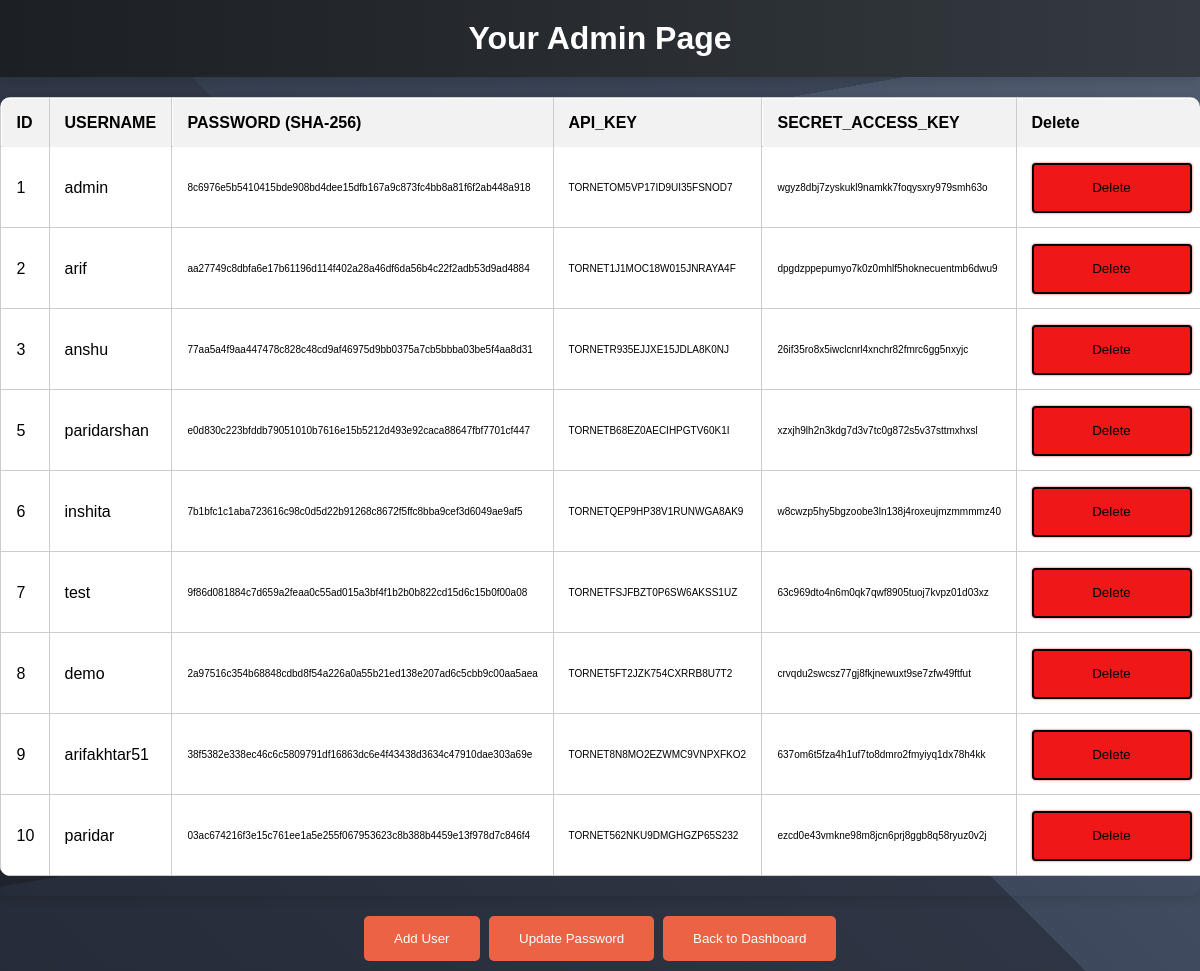
Screenshot of /users (signed in) with the database file from the repository.
### app.py (models this page shows, shortened)
class User(UserMixin, db.Model):
    id = db.Column(db.Integer, primary_key=True)
    username = db.Column(db.String(64), unique=True, nullable=False)
    password = db.Column(db.String(128), nullable=False)
    api_key = db.Column(db.String(64), unique=True, nullable=False)
    secret_access_key = db.Column(db.String(64),unique=True,nullable=True)

### app.py (the view)
@app.route('/users', methods=['GET'])
@login_required
def users():
    if request.method == 'GET':
        if current_user.username != 'admin':
            return redirect(url_for('unauthorize'))
    users = User.query.all()
    return render_template('users.html', users=users)

### app.py (called while the page is built)
@login_manager.user_loader
def load_user(user_id):
    return User.query.get(int(user_id))

### templates/users.html (shortened to what this page needs)
    <!DOCTYPE html>
<html lang="en">
<head>
</head>
<body>
  <div class="admin-heading">
    <h1>Your Admin Page</h1>
  </div>
  <div class="admin-table">
    <table>
      <thead>
        <tr>
          <th>ID</th>
          <th>USERNAME</th>
          <th>PASSWORD (SHA-256)</th>
          <th>API_KEY</th>
          <th>SECRET_ACCESS_KEY</th>
          <th>Delete</th>
        </tr>
      </thead>
      <tbody>
        {% for user in users %}
          <tr>
            <td>{{ user.id }}</td>
            <td>{{ user.username }}</td>
            <td style="font-size: 10px;">{{ user.password }}</td>
            <td style="font-size: 10px;">{{ user.api_key }}</td>
            <td style="font-size: 10px;">{{ user.secret_access_key }}</td>
            <td>
              <form action="{{ url_for('delete_user', user_id=user.id) }}" method="post">
                <input type="submit" value="Delete" class="maxbutton">
              </form>
            </td>
          </tr>
        {% endfor %}
      </tbody>
    </table>
  </div>
  <div class="admin-buttons">
    <a href="/add_user"><button>Add User</button></a>&nbsp;
    <a href="/update_password"><button>Update Password</button></a>&nbsp;
    <a href="/dashboard"><button>Back to Dashboard</button></a>
  </div>
</body>
</html>

### templates/users.html (style rules this page uses)
body { background-color: #f8f8f8; font-family: 'Arial', sans-serif; margin: 0; padding: 0; min-height: 100%; position: relative; padding-bottom: 3rem; margin: 0; padding: 0; text-align: center; width: 100%; background: linear-gradient(170deg, rgba(49, 57, 73, 0.8) 20%, rgba(49, 57, 73, 0.5) 20%, rgba(49, 57, 73, 0.5) 35%, rgba(41, 48, 61, 0.6) 35%, rgba(41, 48, 61, 0.8) 45%, rgba(31, 36, 46, 0.5) 45%, rgba(31, 36, 46, 0.8) 75%, rgba(49, 57, 73, 0.5) 75%), linear-gradient(45deg, rgba(20, 24, 31, 0.8) 0%, rgba(41, 48, 61, 0.8) 50%, rgba(82, 95, 122, 0.8) 50%, rgba(133, 146, 173, 0.8) 100%) #313949; font-family: 'Lucida Sans', 'Lucida Sans Regular', 'Lucida Grande', 'Lucida Sans Unicode', Geneva, Verdana, sans-serif; }
.admin-heading { background: linear-gradient(to right, #343a40, #1c1f23); color: white; padding: 20px; text-align: center; box-shadow: 0 4px 8px rgba(0, 0, 0, 0.1); transition: background 0.3s ease; transform: perspective(1px) translateZ(0); }
h1 { margin: 0; font-size: 2em; }
.admin-table { margin-top: 20px; overflow-x: auto; box-shadow: 0 4px 8px rgba(0, 0, 0, 0.1); border-radius: 10px; }
table { width: 100%; border-collapse: collapse; margin-bottom: 20px; background-color: #fff; border-radius: 10px; overflow: hidden; transform: perspective(1px) translateZ(0); }
th, td { padding: 15px; border: 1px solid #ccc; text-align: left; transition: background-color 0.3s ease; transform: perspective(1px) translateZ(0); }
th { background-color: #f2f2f2; font-weight: 600; }
.admin-buttons { margin-top: 20px; text-align: center; transform: perspective(1px) translateZ(0); }
a { text-decoration: none; }
.admin-buttons a { display: inline-block; margin-bottom: 10px; }
button { padding: 15px 30px; background-color: #EC6244; color: white; border: none; border-radius: 5px; cursor: pointer; transition: background-color 0.3s ease, transform 0.3s ease, box-shadow 0.3s ease; transform: perspective(1px) translateZ(0); }
.maxbutton { position: relative !important; text-decoration: none !important; display: inline-block !important; vertical-align: middle !important; width: 160px !important; height: 50px !important; border: 2px solid #010101 !important; border-radius: 4px 4px 4px 4px !important; background-color: #ef1717 !important; box-shadow: 0px 0px 2px 0px #ed1515 !important; }

### rows the page displays
User: id "1", username "admin", password "8c6976e5b5410415bde908bd4dee15dfb167a9c873fc4bb8a81f6f2ab448a918", api_key "TORNETOM5VP17ID9UI35FSNOD7", secret_access_key "wgyz8dbj7zyskukl9namkk7foqysxry979smh63o"
User: id "2", username "arif", password "aa27749c8dbfa6e17b61196d114f402a28a46df6da56b4c22f2adb53d9ad4884", api_key "TORNET1J1MOC18W015JNRAYA4F", secret_access_key "dpgdzppepumyo7k0z0mhlf5hoknecuentmb6dwu9"
User: id "3", username "anshu", password "77aa5a4f9aa447478c828c48cd9af46975d9bb0375a7cb5bbba03be5f4aa8d31", api_key "TORNETR935EJJXE15JDLA8K0NJ", secret_access_key "26if35ro8x5iwclcnrl4xnchr82fmrc6gg5nxyjc"
User: id "5", username "paridarshan", password "e0d830c223bfddb79051010b7616e15b5212d493e92caca88647fbf7701cf447", api_key "TORNETB68EZ0AECIHPGTV60K1I", secret_access_key "xzxjh9lh2n3kdg7d3v7tc0g872s5v37sttmxhxsl"
User: id "6", username "inshita", password "7b1bfc1c1aba723616c98c0d5d22b91268c8672f5ffc8bba9cef3d6049ae9af5", api_key "TORNETQEP9HP38V1RUNWGA8AK9", secret_access_key "w8cwzp5hy5bgzoobe3ln138j4roxeujmzmmmmz40"
User: id "7", username "test", password "9f86d081884c7d659a2feaa0c55ad015a3bf4f1b2b0b822cd15d6c15b0f00a08", api_key "TORNETFSJFBZT0P6SW6AKSS1UZ", secret_access_key "63c969dto4n6m0qk7qwf8905tuoj7kvpz01d03xz"
User: id "8", username "demo", password "2a97516c354b68848cdbd8f54a226a0a55b21ed138e207ad6c5cbb9c00aa5aea", api_key "TORNET5FT2JZK754CXRRB8U7T2", secret_access_key "crvqdu2swcsz77gj8fkjnewuxt9se7zfw49ftfut"
User: id "9", username "arifakhtar51", password "38f5382e338ec46c6c5809791df16863dc6e4f43438d3634c47910dae303a69e", api_key "TORNET8N8MO2EZWMC9VNPXFKO2", secret_access_key "637om6t5fza4h1uf7to8dmro2fmyiyq1dx78h4kk"
User: id "10", username "paridar", password "03ac674216f3e15c761ee1a5e255f067953623c8b388b4459e13f978d7c846f4", api_key "TORNET562NKU9DMGHGZP65S232", secret_access_key "ezcd0e43vmkne98m8jcn6prj8ggb8q58ryuz0v2j"
